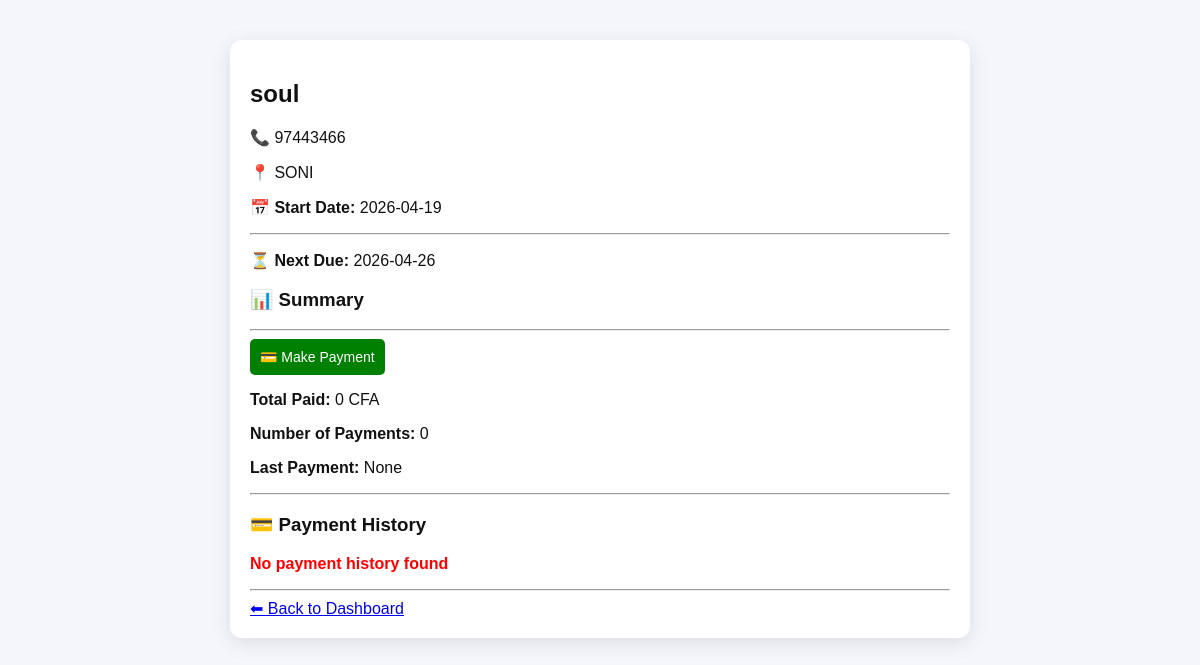
The app's page /renter/3 (signed in), older data.
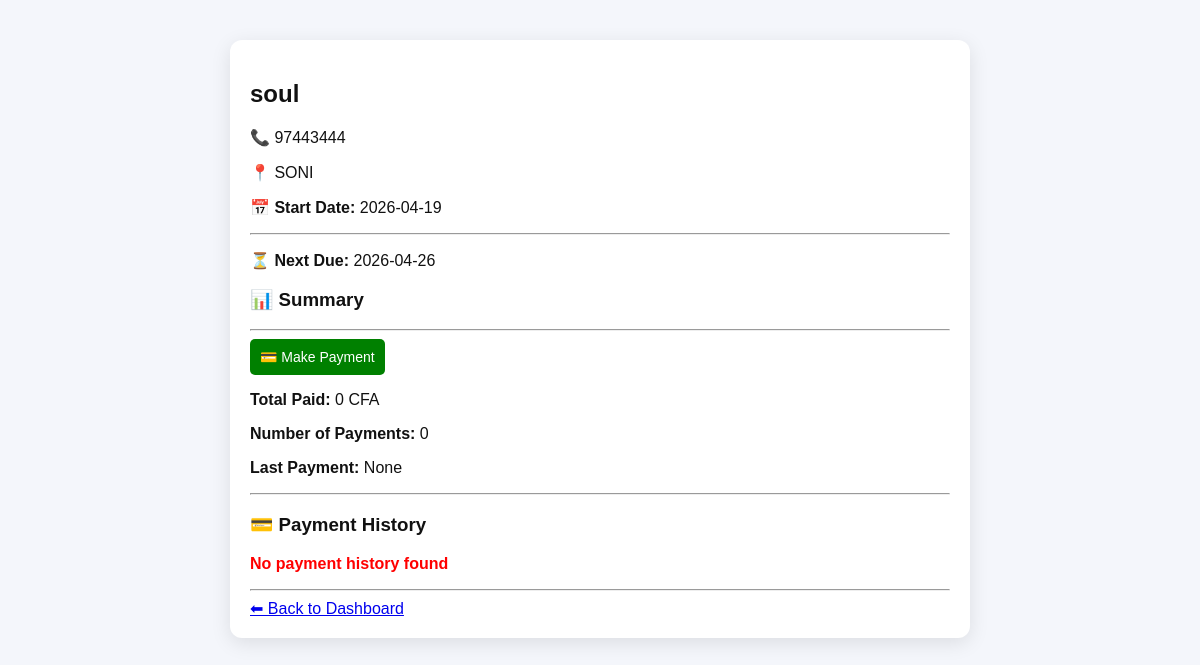
The same page, newer data.
### tables this page shows
CREATE TABLE renters (
            id INTEGER PRIMARY KEY AUTOINCREMENT,
            name TEXT,
            phone TEXT,
            address TEXT,
            barrow TEXT,
            start_date TEXT,
            due_date TEXT,
            paid TEXT,
            last_payment_date TEXT   
        );

### app.py (the view)
@app.route("/renter/<int:id>")
def renter_profile(id):
    if "user" not in session:
        return redirect("/login")
    conn = sqlite3.connect("database.db")
    c = conn.cursor()
    c.execute("SELECT * FROM renters WHERE id=?", (id,))
    renter = c.fetchone()
    c.execute("""
        SELECT amount, payment_date
        FROM payments
        WHERE renter_id=?
        ORDER BY payment_date DESC
    """, (id,))
    payments = c.fetchall()
    total_paid = sum([int(p[0]) for p in payments]) if payments else 0
    total_payments = len(payments)
    last_payment = payments[0][1] if payments else None
    conn.close()
    return render_template(
        "renter.html",
        renter=renter,
        payments=payments,
        total_paid=total_paid,
        total_payments=total_payments,
        last_payment=last_payment
    )

### templates/renter.html (shortened to what this page needs)
<!DOCTYPE html>
<html>
<head>
    <link rel="stylesheet" href="/static/style.css">
</head>
<body>
<div class="profile-container">
    <h2>{{ renter[1] }}</h2>
    <p>📞 {{ renter[2] }}</p>
    <p>📍 {{ renter[3] }}</p>
    <p><strong>📅 Start Date:</strong> {{ renter[5] }}</p>
    <hr>
    <p><strong>⏳ Next Due:</strong> {{ renter[6] }}</p>
    <h3>📊 Summary</h3>
    <hr>
    <a href="/pay/{{ renter[0] }}">
        <button style="padding:10px; background:green; color:white; border:none; border-radius:5px;">
            💳 Make Payment
        </button>
    </a>
    <p><strong>Total Paid:</strong> {{ total_paid }} CFA</p>
    <p><strong>Number of Payments:</strong> {{ total_payments }}</p>
    <p><strong>Last Payment:</strong>
        {% if last_payment %}
            {{ last_payment }}
        {% else %}
            None
        {% endif %}
    </p>
    <hr>
    <h3>💳 Payment History</h3>
    {% if payments and payments|length > 0 %}
    <table border="1" cellpadding="8" cellspacing="0">
        <tr>
            <th>#</th>
            <th>Amount</th>
            <th>Date</th>
        </tr>
        {% for p in payments %}
        <tr>
            <td>{{ loop.index }}</td>
            <td>{{ p[0] }} CFA</td>
            <td>{{ p[1] }}</td>
        </tr>
        {% endfor %}
    </table>
    {% else %}
    <p style="color:red; font-weight:bold;">No payment history found</p>
    {% endif %}
    <hr>
    <a href="/dashboard">⬅ Back to Dashboard</a>
</div>
</body>
</html>

Row changes from the older to the newer data that the page shows:
changed renters "soul": phone "97443466" → "97443444"
